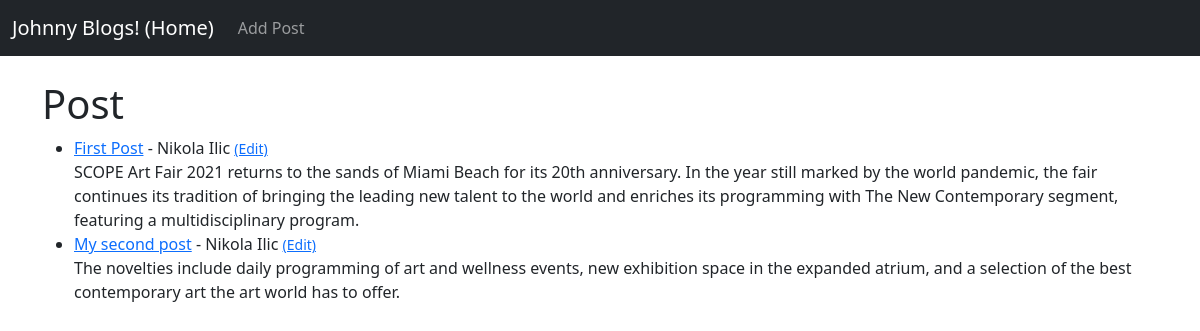
The app's page /, older data.
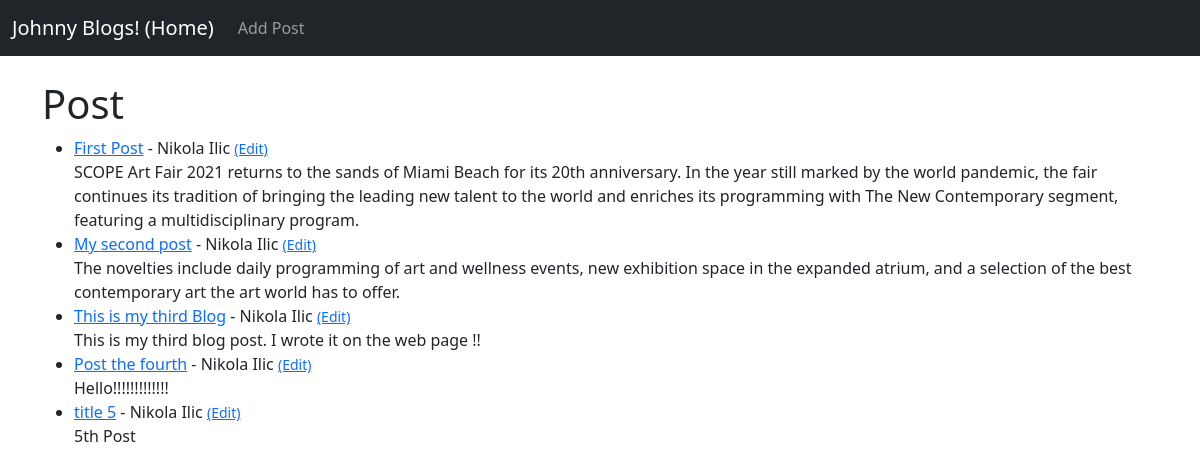
The same page, newer data.
### myapp/models.py (models this page shows, shortened)
class Post(models.Model):
    title  = models.CharField(max_length=255)
    title_tag = models.CharField(max_length=255)
    author = models.ForeignKey(User, on_delete=models.CASCADE)
    body   = models.TextField()

### myapp/views.py (the view)
# urls.py: path('', HomeView.as_view(), name="home"),
class HomeView(ListView):
    model = Post
    template_name = 'home.html'

### myapp/templates/home.html
{% extends 'base.html' %}
{% block content %}
<h1>Post</h1>
<ul>
{% for post in object_list %}
   <li><a href="{% url 'article-detail' post.pk %}">{{ post.title }}</a> - {{ post.author.first_name }}
    {{ post.author.last_name }} <small><a href="{% url 'update_post' post.pk %}">(Edit)</a></small><br/>
     {{ post.body }}</li>
{% endfor %}
   </ul>
{% endblock %}

### myapp/templates/base.html (shortened to what this page needs)
<!doctype html>
<html lang="en">
  <head>
    <link href="https://cdn.jsdelivr.net/npm/bootstrap@5.1.3/dist/css/bootstrap.min.css" rel="stylesheet">
  </head>
  <body>
    <nav class="navbar navbar-expand-lg navbar-dark bg-dark">
      <div class="container-fluid">
        <a class="navbar-brand" href="{% url 'home' %}">Johnny Blogs! (Home)</a>
        <div class="collapse navbar-collapse" id="navbarSupportedContent">
          <ul class="navbar-nav me-auto mb-2 mb-lg-0">
              <li class="nav-item">
                <a class="nav-link" href="{% url 'add_post'%}">Add Post</a>
              </li>
          </ul>
        </div>
      </div>
    </nav>
   <br>
<div class="container">
    {% block content %}
    {% endblock %}
</div>
  </body>
</html>

Row changes from the older to the newer data that the page shows:
added Post: title "This is my third Blog", author.first_name "Nikola", author.last_name "Ilic", body "This is my third blog post. I wrote it on the web page !!"
added Post: title "Post the fourth", author.first_name "Nikola", author.last_name "Ilic", body "Hello!!!!!!!!!!!!!"
added Post: title "title 5", author.first_name "Nikola", author.last_name "Ilic", body "5th Post"
